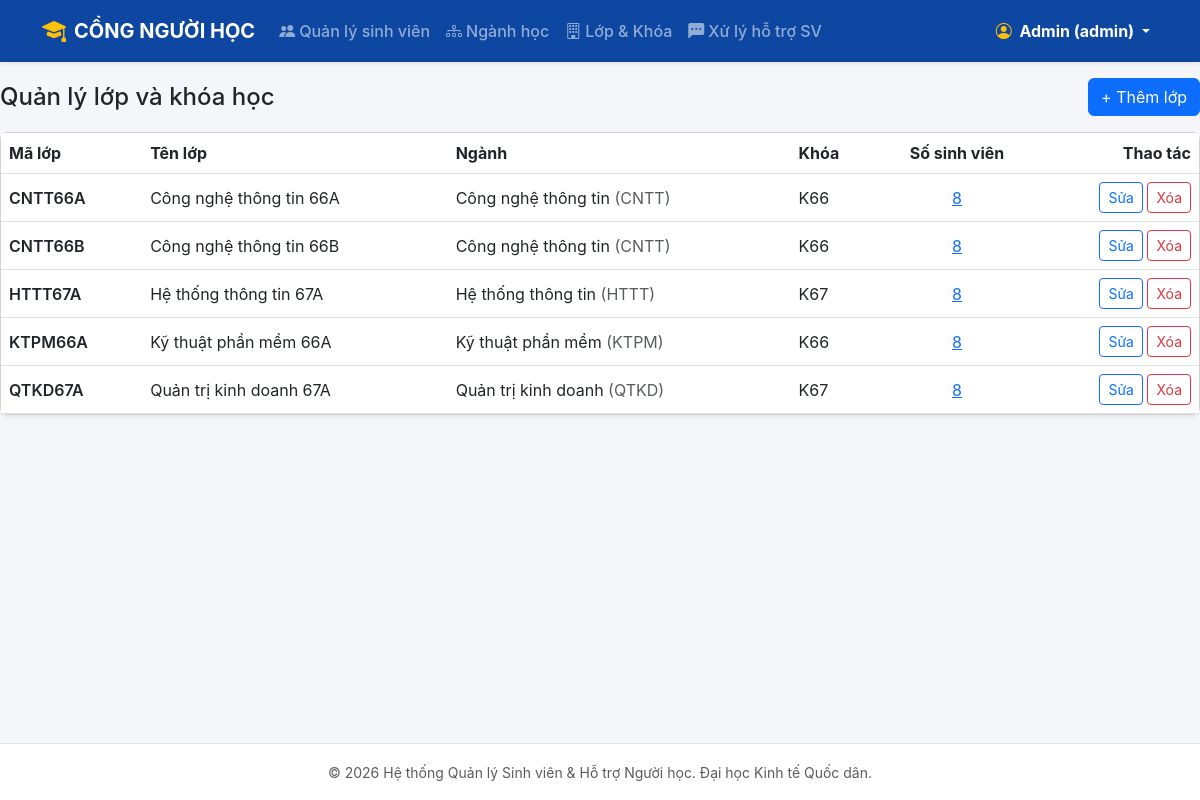
The app's page /catalog/lop (signed in) with its own data.
### tables this page shows
CREATE TABLE TaiKhoan (
    id INTEGER PRIMARY KEY AUTOINCREMENT,
    username TEXT NOT NULL UNIQUE,
    password_hash TEXT NOT NULL,
    vai_tro TEXT NOT NULL CHECK (vai_tro IN ('student', 'support_staff', 'admin')),
    ho_ten TEXT,
    sinh_vien_id INTEGER UNIQUE REFERENCES SinhVien(id) ON DELETE CASCADE
);

CREATE TABLE Lop (
    id INTEGER PRIMARY KEY AUTOINCREMENT,
    ma_lop TEXT NOT NULL UNIQUE,
    ten_lop TEXT NOT NULL,
    nganh_id INTEGER NOT NULL REFERENCES NganhHoc(id),
    khoa_hoc TEXT NOT NULL
);

CREATE TABLE NganhHoc (
    id INTEGER PRIMARY KEY AUTOINCREMENT,
    ma_nganh TEXT NOT NULL UNIQUE,
    ten_nganh TEXT NOT NULL
);

### catalog.py (the view)
@catalog_bp.route("/lop")
@roles_required("admin")
def lop_list():
    db = get_db()
    rows = db.execute(
        """SELECT l.*, n.ma_nganh, n.ten_nganh,
                  (SELECT COUNT(*) FROM SinhVien sv WHERE sv.lop_id = l.id) AS so_sv
           FROM Lop l JOIN NganhHoc n ON n.id = l.nganh_id
           ORDER BY l.ma_lop""").fetchall()
    nganh = db.execute("SELECT id, ma_nganh, ten_nganh FROM NganhHoc ORDER BY ma_nganh").fetchall()
    return render_template("catalog/lop.html", lop_list=rows, nganh_list=nganh)

### auth.py (called while the page is built)
@auth_bp.before_app_request
def load_logged_in_user():
    user_id = session.get("user_id")
    if user_id is None:
        g.user = None
    else:
        db = get_db()
        g.user = db.execute(
            "SELECT id, username, vai_tro, ho_ten, sinh_vien_id FROM TaiKhoan WHERE id = ?",
            (user_id,)
        ).fetchone()

def roles_required(*roles):
    def decorator(view):
        @functools.wraps(view)
        def wrapped_view(**kwargs):
            if g.user is None:
                flash("Vui lòng đăng nhập để tiếp tục.", "warning")
                return redirect(url_for("auth.login"))
            if g.user["vai_tro"] not in roles:
                flash("Bạn không có quyền truy cập vào chức năng hoặc trang này.", "danger")
                if g.user["vai_tro"] == "student":
                    return redirect(url_for("portal.profile"))
                return redirect(url_for("students.list_students"))
            return view(**kwargs)
        return wrapped_view
    return decorator

### models.py (called while the page is built)
def connect(path):
    conn = sqlite3.connect(path)
    conn.row_factory = sqlite3.Row
    conn.execute("PRAGMA foreign_keys = ON")
    conn.create_function("norm", 1, normalize, deterministic=True)
    return conn

def get_db():
    if "db" not in g:
        g.db = connect(current_app.config["DATABASE"])
    return g.db

### templates/catalog/lop.html (shortened to what this page needs)
{% extends "base.html" %}
{% block content %}
<div class="d-flex justify-content-between align-items-center mb-3">
  <h1 class="h4 mb-0">Quản lý lớp và khóa học</h1>
  <button class="btn btn-primary" data-bs-toggle="modal" data-bs-target="#catalogModal" data-title="Thêm lớp">+ Thêm lớp</button>
</div>
<div class="card shadow-sm">
  <div class="table-responsive">
    <table class="table table-hover align-middle mb-0">
      <thead>
        <tr><th>Mã lớp</th><th>Tên lớp</th><th>Ngành</th><th>Khóa</th><th class="text-center">Số sinh viên</th><th class="text-end">Thao tác</th></tr>
      </thead>
      <tbody>
        {% for l in lop_list %}
        <tr>
          <td class="fw-semibold">{{ l.ma_lop }}</td>
          <td>{{ l.ten_lop }}</td>
          <td>{{ l.ten_nganh }} <span class="text-muted">({{ l.ma_nganh }})</span></td>
          <td>{{ l.khoa_hoc }}</td>
          <td class="text-center"><a href="{{ url_for('students.list_students', lop_id=l.id) }}">{{ l.so_sv }}</a></td>
          <td class="text-end text-nowrap">
            <button class="btn btn-sm btn-outline-primary" data-bs-toggle="modal" data-bs-target="#catalogModal"
                    data-title="Sửa lớp"
                    data-fill='{{ {"id": l.id, "ma_lop": l.ma_lop, "ten_lop": l.ten_lop, "nganh_id": l.nganh_id, "khoa_hoc": l.khoa_hoc}|tojson }}'>Sửa</button>
            <form method="post" action="{{ url_for('catalog.lop_delete', lop_id=l.id) }}" class="d-inline"
                  data-confirm="Xóa lớp {{ l.ma_lop }}?">
              <button class="btn btn-sm btn-outline-danger">Xóa</button>
            </form>
          </td>
        </tr>
        {% else %}
        <tr><td colspan="6" class="text-center text-muted py-5">Chưa có lớp nào.</td></tr>
        {% endfor %}
      </tbody>
    </table>
  </div>
</div>
{% endblock %}

### templates/base.html (shortened to what this page needs)
<!DOCTYPE html>
<html lang="vi">
<head>
    <link href="https://cdn.jsdelivr.net/npm/bootstrap@5.3.0/dist/css/bootstrap.min.css" rel="stylesheet">
    <link rel="stylesheet" href="https://cdn.jsdelivr.net/npm/bootstrap-icons@1.11.1/font/bootstrap-icons.css">
</head>
<body>
    <nav class="navbar navbar-expand-lg navbar-dark navbar-neu shadow-sm sticky-top">
        <div class="container">
            <a class="navbar-brand fw-bold d-flex align-items-center" href="{{ url_for('home') }}">
                <i class="bi bi-mortarboard-fill me-2 fs-4 text-warning"></i> CỔNG NGƯỜI HỌC
            </a>
            <div class="collapse navbar-collapse" id="navbarNav">
                <ul class="navbar-nav me-auto mb-2 mb-lg-0">
                    {% if g.user %}
                        {% if g.user.vai_tro == 'student' %}
                            <li class="nav-item">
                                <a class="nav-link" href="{{ url_for('portal.profile') }}"><i class="bi bi-person-circle me-1"></i>Hồ sơ cá nhân</a>
                            </li>
                            <li class="nav-item">
                                <a class="nav-link" href="{{ url_for('portal.curriculum') }}"><i class="bi bi-journal-text me-1"></i>Chương trình đào tạo</a>
                            </li>
                            <li class="nav-item">
                                <a class="nav-link" href="{{ url_for('portal.finance') }}"><i class="bi bi-credit-card me-1"></i>Tài chính sinh viên</a>
                            </li>
                            <li class="nav-item">
                                <a class="nav-link" href="{{ url_for('portal.support') }}"><i class="bi bi-headset me-1"></i>Hỗ trợ & Thắc mắc</a>
                            </li>
                        {% else %}
                            <li class="nav-item">
                                <a class="nav-link" href="{{ url_for('students.list_students') }}"><i class="bi bi-people-fill me-1"></i>Quản lý sinh viên</a>
                            </li>
                            {% if g.user.vai_tro == 'admin' %}
                            <li class="nav-item">
                                <a class="nav-link" href="{{ url_for('catalog.nganh_list') }}"><i class="bi bi-diagram-3 me-1"></i>Ngành học</a>
                            </li>
                            <li class="nav-item">
                                <a class="nav-link" href="{{ url_for('catalog.lop_list') }}"><i class="bi bi-building me-1"></i>Lớp & Khóa</a>
                            </li>
                            {% endif %}
                            <li class="nav-item">
                                <a class="nav-link" href="{{ url_for('portal.support') }}"><i class="bi bi-chat-left-dots-fill me-1"></i>Xử lý hỗ trợ SV</a>
                            </li>
                        {% endif %}
                    {% endif %}
                </ul>
                <ul class="navbar-nav ms-auto">
                    {% if g.user %}
                        <li class="nav-item dropdown">
                            <a class="nav-link dropdown-toggle text-white fw-bold" href="#" id="userDrop" role="button" data-bs-toggle="dropdown">
                                <i class="bi bi-person-circle me-1 text-warning"></i>
                                {% if g.user.vai_tro == 'student' %}
                                    {{ g.user.ho_ten }}
                                {% elif g.user.vai_tro == 'admin' %}
                                    Admin ({{ g.user.username }})
                                {% else %}
                                    Nhân viên hỗ trợ ({{ g.user.username }})
                                {% endif %}
                            </a>
                        </li>
                    {% else %}
                        <li class="nav-item"><a class="nav-link" href="{{ url_for('auth.login') }}">Đăng nhập</a></li>
                    {% endif %}
                </ul>
            </div>
        </div>
    </nav>
    <main>
        {% block content %}{% endblock %}
    </main>
    <footer class="text-center py-3 text-muted border-top bg-white mt-auto">
        <div class="container">
            <small>© 2026 Hệ thống Quản lý Sinh viên & Hỗ trợ Người học. Đại học Kinh tế Quốc dân.</small>
        </div>
    </footer>
</body>
</html>

### templates/base.html (style rules this page uses)
html, body { height: 100%; }
body { background-color: #f4f6f9; font-family: -apple-system, BlinkMacSystemFont, "Segoe UI", Roboto, sans-serif; display: flex; flex-direction: column; min-height: 100vh; }
.navbar-neu { background-color: #0d47a1; }
.nav-link { font-weight: 500; }
.card { border-radius: 8px; }
main { flex: 1 0 auto; }
footer { flex-shrink: 0; }

### records on screen
TaiKhoan: user.username "admin"
Lop: ma_lop "CNTT66A", ten_lop "Công nghệ thông tin 66A", ten_nganh "Công nghệ thông tin", ma_nganh "CNTT", khoa_hoc "K66", so_sv "8"
Lop: ma_lop "CNTT66B", ten_lop "Công nghệ thông tin 66B", ten_nganh "Công nghệ thông tin", ma_nganh "CNTT", khoa_hoc "K66", so_sv "8"
Lop: ma_lop "HTTT67A", ten_lop "Hệ thống thông tin 67A", ten_nganh "Hệ thống thông tin", ma_nganh "HTTT", khoa_hoc "K67", so_sv "8"
Lop: ma_lop "KTPM66A", ten_lop "Kỹ thuật phần mềm 66A", ten_nganh "Kỹ thuật phần mềm", ma_nganh "KTPM", khoa_hoc "K66", so_sv "8"
Lop: ma_lop "QTKD67A", ten_lop "Quản trị kinh doanh 67A", ten_nganh "Quản trị kinh doanh", ma_nganh "QTKD", khoa_hoc "K67", so_sv "8"
